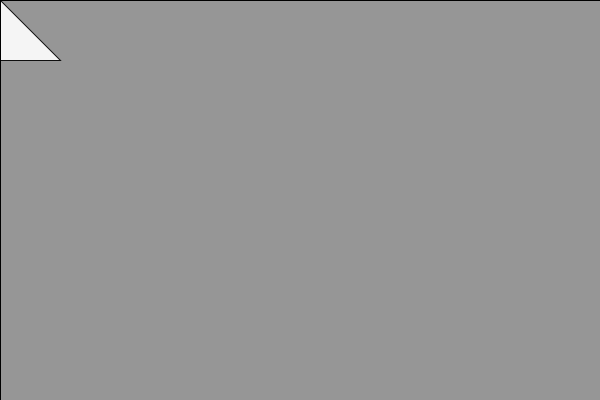
Frame 1 (no input)
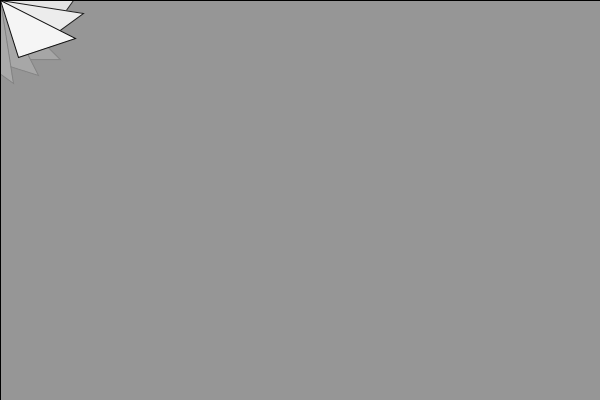
Frame 60 (the mouse pressed at the canvas centre just before this capture)
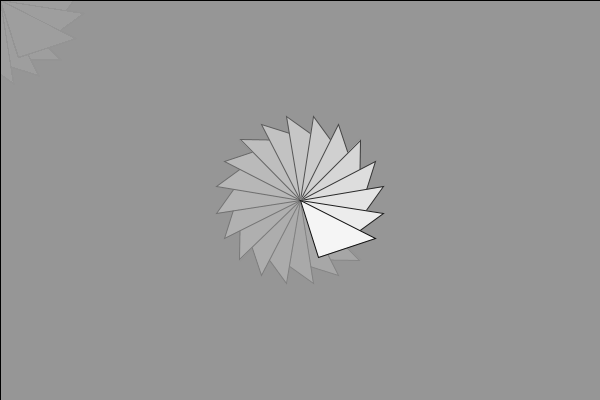
Frame 120 (the mouse held since frame 60 and released just before this capture)

The Processing sketch that drew these frames (run headless with seeded random() and noise(); from frame 60 on, the mouse is pressed at the canvas centre):

// Processing sketch: processing_84213
// ── processing_84213.pde

float r=0;
void setup()
{
  size(600, 400);
  background(150);
}

void draw()  {
  //rect(0, 0, 10, 10);
 // if(mousePressed){
    poly(mouseX, mouseY, 0, 60, 60, r);
    r += 0.1;
    fill(150, 25);
    rect(0, 0, 600, 400);
  //}
  //rect(0, 0, 5, 5);
  
}

void poly(int x, int y, int p1, int p2, int p3, float r)  {
  pushMatrix();
  translate(x, y);
  rotate(r*PI);
  beginShape();
  fill(255);
  vertex(0, 0);
  vertex(p1, p2);
  vertex(p3, p3);
  endShape(CLOSE);
 
  popMatrix();  //resets translate
}
